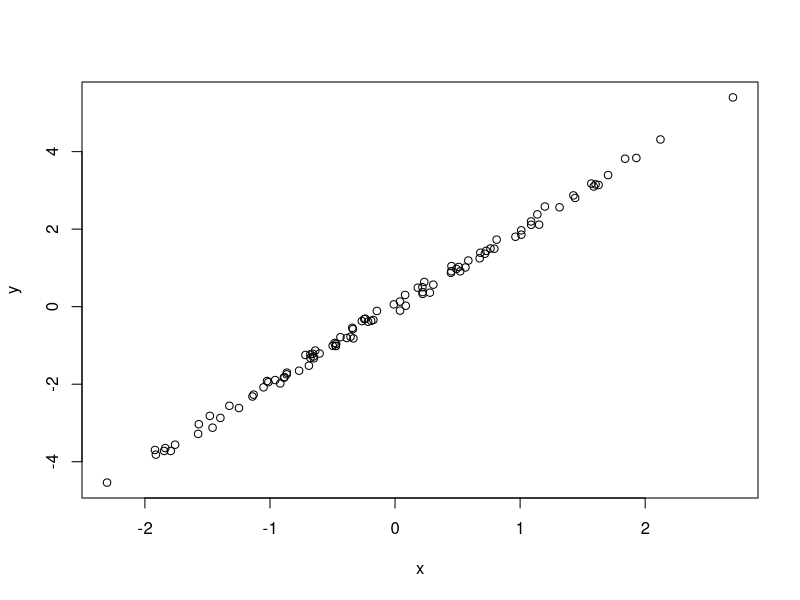

The R script that drew this image:
#simulate and plot data
# Erin Tracy 
# etracy1121@gmail.com
# 2021-03-23

#Simulate data from normal distribution
x <- rnorm(n = 100)
y <- 2 * x + rnorm(n = 100, sd= 0.1)

#plot simulated data
plot(x = x, y = y)
